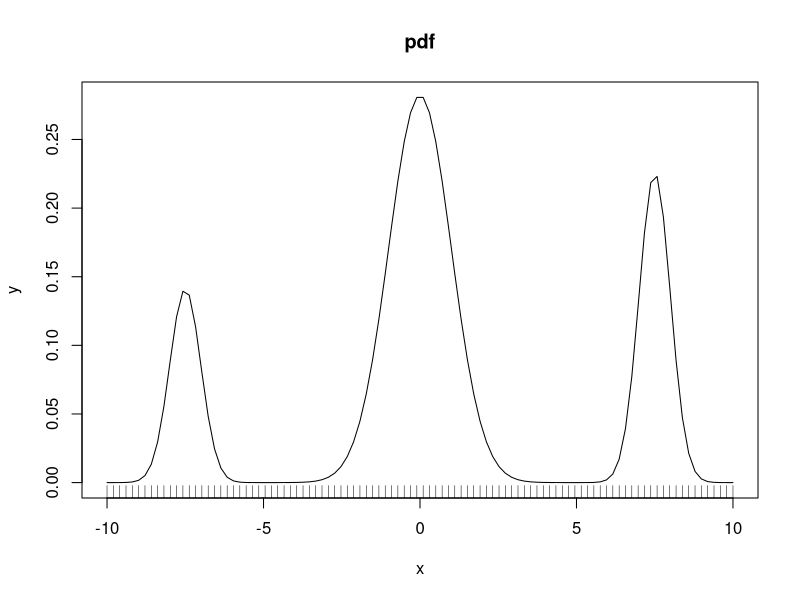
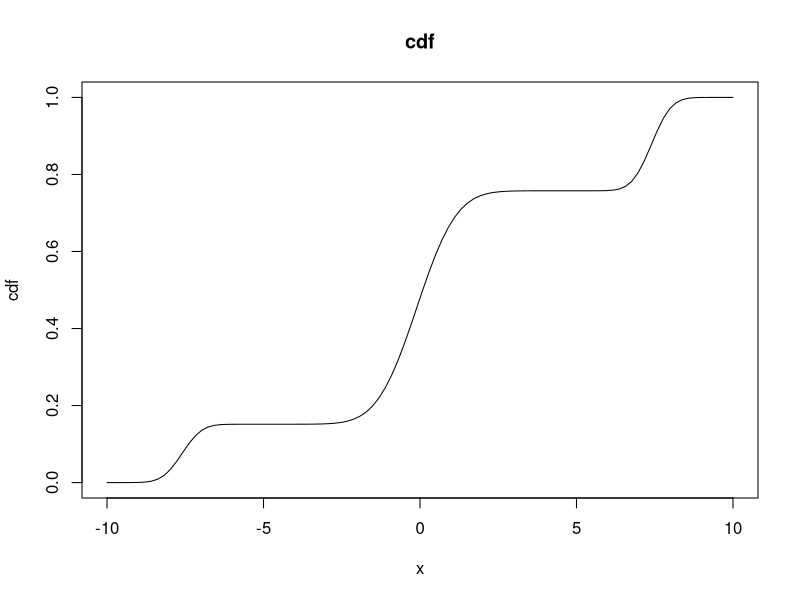
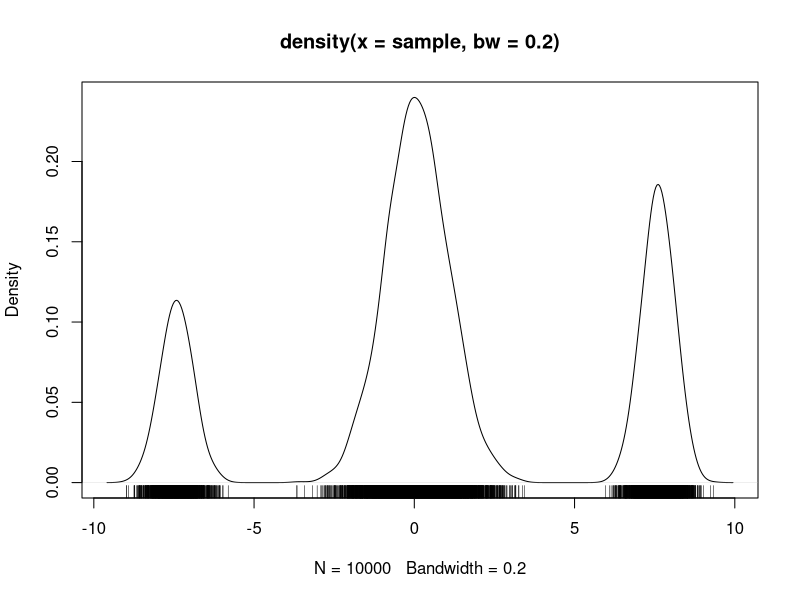

Generate these figures, in order, with R:
set.seed(1)
n = 100
x = seq(-10,10,length=n)

fnrm = function(x, mu, sigma)
{
    ps = 2.0 * sigma ** 2.0
    e = exp((-(x - mu) ** 2.0) / ps)
    C = sqrt(2.0 * ps * acos(-1.0))
    e / C
}

# PDF function
f = function (x)
{
  rez <- 0
  rez <- rez + fnrm(x, 0, 1) 
  rez <- rez + 0.25*fnrm(x, -7.5, 0.5) 
  rez <- rez + 0.4*fnrm(x, 7.5, 0.5) 
  rez
}

y <- f(x)
plot(x,y,type="l")
rug(x)
title(main="pdf")

y <- y/sum(y)

cdf <- cumsum(y)

plot(x,cdf,type="l")
title(main="cdf")

cdf <- c(0, cdf)

n = 10000 # number of sample
random = NULL
sample = NULL
for(i in 1:n)
{
  rnd <- runif(1, 0, 1)

  # linear interpolation
  index <- which(cdf == min(cdf[cdf>rnd])) - 1
  x0 <- x[index]
  y0 <- cdf[index]
  x1 <- x[index + 1]
  y1 <- cdf[index + 1]
  fx <- x0 + (rnd - y0) * (x1 - x0) / (y1 - y0)

  random = c(random,  rnd)
  sample = c(sample,  fx)
}

plot(density(sample, bw=0.2))
rug(sample)

